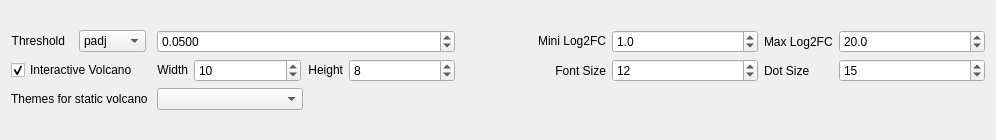
                        <widget class="QWidget" name="scrollAreaWidgetContents_4">
                         <property name="geometry">
                          <rect>
                           <x>0</x>
                           <y>0</y>
                           <width>996</width>
                           <height>140</height>
                          </rect>
                         </property>
                         <layout class="QGridLayout" name="gridLayout_68">
                          <item row="0" column="0">
                           <layout class="QGridLayout" name="gridLayout_53">
                            <item row="1" column="5">
                             <widget class="QSpinBox" name="spinBox_deseq2_font_size">
                              <property name="minimum">
                               <number>1</number>
                              </property>
                              <property name="value">
                               <number>12</number>
                              </property>
                             </widget>
                            </item>
                            <item row="0" column="2" colspan="2">
                             <widget class="QDoubleSpinBox" name="doubleSpinBox_deseq2_pvalue">
                              <property name="sizePolicy">
                               <sizepolicy hsizetype="Preferred" vsizetype="Fixed">
                                <horstretch>0</horstretch>
                                <verstretch>0</verstretch>
                               </sizepolicy>
                              </property>
                              <property name="decimals">
                               <number>4</number>
                              </property>
                              <property name="maximum">
                               <double>1.000000000000000</double>
                              </property>
                              <property name="singleStep">
                               <double>0.010000000000000</double>
                              </property>
                              <property name="value">
                               <double>0.050000000000000</double>
                              </property>
                             </widget>
                            </item>
                            <item row="0" column="4">
                             <widget class="QLabel" name="label_71">
                              <property name="sizePolicy">
                               <sizepolicy hsizetype="Preferred" vsizetype="Maximum">
                                <horstretch>0</horstretch>
                                <verstretch>0</verstretch>
                               </sizepolicy>
                              </property>
                              <property name="text">
                               <string>Mini Log2FC</string>
                              </property>
                              <property name="alignment">
                               <set>Qt::AlignRight|Qt::AlignTrailing|Qt::AlignVCenter</set>
                              </property>
                             </widget>
                            </item>
                            <item row="1" column="2" colspan="2">
                             <layout class="QHBoxLayout" name="horizontalLayout_14">
                              <item>
                               <widget class="QLabel" name="label_16">
                                <property name="sizePolicy">
                                 <sizepolicy hsizetype="Fixed" vsizetype="Fixed">
                                  <horstretch>0</horstretch>
                                  <verstretch>0</verstretch>
                                 </sizepolicy>
                                </property>
                                <property name="layoutDirection">
                                 <enum>Qt::LeftToRight</enum>
                                </property>
                                <property name="text">
                                 <string>Width</string>
                                </property>
                                <property name="alignment">
                                 <set>Qt::AlignRight|Qt::AlignTrailing|Qt::AlignVCenter</set>
                                </property>
                               </widget>
                              </item>
                              <item>
                               <widget class="QSpinBox" name="spinBox_fc_plot_width">
                                <property name="minimum">
                                 <number>1</number>
                                </property>
                                <property name="maximum">
                                 <number>99</number>
                                </property>
                                <property name="singleStep">
                                 <number>1</number>
                                </property>
                                <property name="value">
                                 <number>10</number>
                                </property>
                               </widget>
                              </item>
                              <item>
                               <widget class="QLabel" name="label_17">
                                <property name="sizePolicy">
                                 <sizepolicy hsizetype="Maximum" vsizetype="Fixed">
                                  <horstretch>0</horstretch>
                                  <verstretch>0</verstretch>
                                 </sizepolicy>
                                </property>
                                <property name="text">
                                 <string>Height</string>
                                </property>
                                <property name="alignment">
                                 <set>Qt::AlignRight|Qt::AlignTrailing|Qt::AlignVCenter</set>
                                </property>
                               </widget>
                              </item>
                              <item>
                               <widget class="QSpinBox" name="spinBox_fc_plot_height">
                                <property name="sizePolicy">
                                 <sizepolicy hsizetype="Preferred" vsizetype="Fixed">
                                  <horstretch>0</horstretch>
                                  <verstretch>0</verstretch>
                                 </sizepolicy>
                                </property>
                                <property name="minimum">
                                 <number>1</number>
                                </property>
                                <property name="maximum">
                                 <number>99</number>
                                </property>
                                <property name="singleStep">
                                 <number>1</number>
                                </property>
                                <property name="value">
                                 <number>8</number>
                                </property>
                               </widget>
                              </item>
                             </layout>
                            </item>
                            <item row="0" column="1">
                             <widget class="QComboBox" name="comboBox_deseq2_p_type">
                              <property name="sizePolicy">
                               <sizepolicy hsizetype="Maximum" vsizetype="Fixed">
                                <horstretch>0</horstretch>
                                <verstretch>0</verstretch>
                               </sizepolicy>
                              </property>
                              <item>
                               <property name="text">
                                <string>padj</string>
                               </property>
                              </item>
                              <item>
                               <property name="text">
                                <string>pvalue</string>
                               </property>
                              </item>
                             </widget>
                            </item>
                            <item row="0" column="0">
                             <widget class="QLabel" name="label_14">
                              <property name="sizePolicy">
                               <sizepolicy hsizetype="Maximum" vsizetype="Fixed">
                                <horstretch>0</horstretch>
                                <verstretch>0</verstretch>
                               </sizepolicy>
                              </property>
                              <property name="text">
                               <string>Threshold</string>
                              </property>
                              <property name="alignment">
                               <set>Qt::AlignRight|Qt::AlignTrailing|Qt::AlignVCenter</set>
                              </property>
                             </widget>
                            </item>
                            <item row="1" column="7">
                             <widget class="QSpinBox" name="spinBox_deseq2_dot_size">
                              <property name="minimum">
                               <number>1</number>
                              </property>
                              <property name="maximum">
                               <number>999</number>
                              </property>
                              <property name="value">
                               <number>15</number>
                              </property>
                             </widget>
                            </item>
                            <item row="0" column="6">
                             <widget class="QLabel" name="label_63">
                              <property name="sizePolicy">
                               <sizepolicy hsizetype="Maximum" vsizetype="Preferred">
                                <horstretch>0</horstretch>
                                <verstretch>0</verstretch>
                               </sizepolicy>
                              </property>
                              <property name="text">
                               <string>Max Log2FC</string>
                              </property>
                             </widget>
                            </item>
                            <item row="0" column="7">
                             <widget class="QDoubleSpinBox" name="doubleSpinBox_deseq2_log2fc_max">
                              <property name="sizePolicy">
                               <sizepolicy hsizetype="Preferred" vsizetype="Fixed">
                                <horstretch>0</horstretch>
                                <verstretch>0</verstretch>
                               </sizepolicy>
                              </property>
                              <property name="decimals">
                               <number>1</number>
                              </property>
                              <property name="value">
                               <double>20.000000000000000</double>
                              </property>
                             </widget>
                            </item>
                            <item row="1" column="4">
                             <widget class="QLabel" name="label_156">
                              <property name="text">
                               <string>Font Size</string>
                              </property>
                              <property name="alignment">
                               <set>Qt::AlignRight|Qt::AlignTrailing|Qt::AlignVCenter</set>
                              </property>
                             </widget>
                            </item>
                            <item row="1" column="6">
                             <widget class="QLabel" name="label_193">
                              <property name="text">
                               <string>Dot Size</string>
                              </property>
                             </widget>
                            </item>
                            <item row="0" column="5">
                             <widget class="QDoubleSpinBox" name="doubleSpinBox_deseq2_log2fc_min">
                              <property name="sizePolicy">
                               <sizepolicy hsizetype="Preferred" vsizetype="Fixed">
                                <horstretch>0</horstretch>
                                <verstretch>0</verstretch>
                               </sizepolicy>
                              </property>
                              <property name="decimals">
                               <number>1</number>
                              </property>
                              <property name="value">
                               <double>1.000000000000000</double>
                              </property>
                             </widget>
                            </item>
                            <item row="1" column="0" colspan="2">
                             <widget class="QCheckBox" name="checkBox_deseq2_js_volcano">
                              <property name="text">
                               <string>Interactive Volcano</string>
                              </property>
                              <property name="checked">
                               <bool>true</bool>
                              </property>
                             </widget>
                            </item>
                            <item row="2" column="0" colspan="2">
                             <widget class="QLabel" name="label_194">
                              <property name="text">
                               <string>Themes for static volcano </string>
                              </property>
                             </widget>
                            </item>
                            <item row="2" column="2">
                             <widget class="QComboBox" name="comboBox_deseq2_volcano_sns_theme"/>
                            </item>
                           </layout>
                          </item>
                         </layout>
                        </widget>
